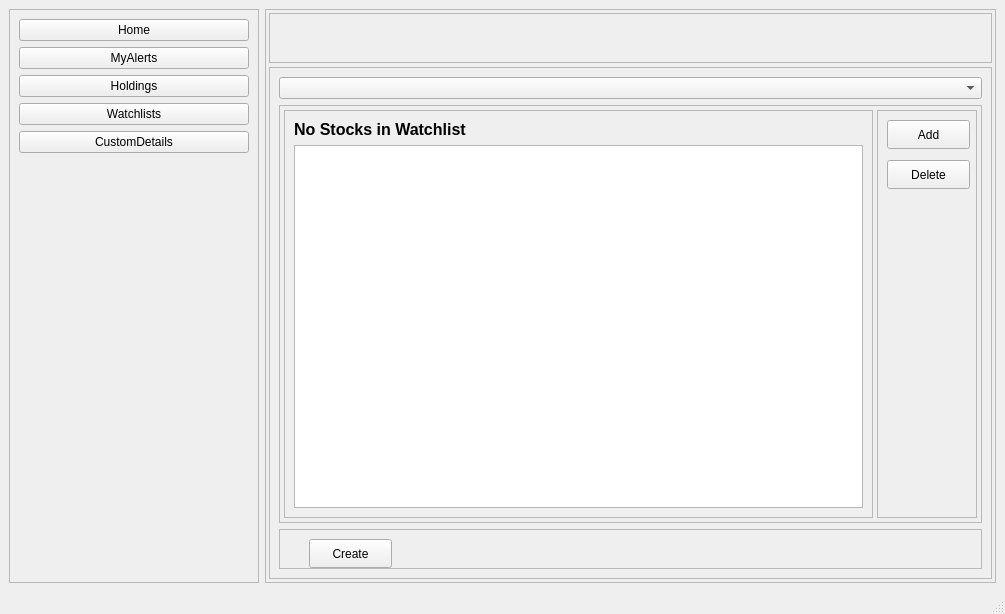
<?xml version="1.0" encoding="UTF-8"?>
<ui version="4.0">
 <class>watchlists</class>
 <widget class="QMainWindow" name="watchlists">
  <property name="geometry">
   <rect>
    <x>0</x>
    <y>0</y>
    <width>1005</width>
    <height>614</height>
   </rect>
  </property>
  <property name="windowTitle">
   <string>MainWindow</string>
  </property>
  <widget class="QWidget" name="centralwidget">
   <layout class="QHBoxLayout" name="horizontalLayout">
    <item>
     <widget class="QFrame" name="frmNavBar">
      <property name="minimumSize">
       <size>
        <width>250</width>
        <height>0</height>
       </size>
      </property>
      <property name="maximumSize">
       <size>
        <width>250</width>
        <height>16777215</height>
       </size>
      </property>
      <property name="frameShape">
       <enum>QFrame::StyledPanel</enum>
      </property>
      <property name="frameShadow">
       <enum>QFrame::Raised</enum>
      </property>
      <layout class="QFormLayout" name="formLayout">
       <item row="1" column="0" colspan="2">
        <widget class="QPushButton" name="btnMyAlerts">
         <property name="text">
          <string>MyAlerts</string>
         </property>
        </widget>
       </item>
       <item row="2" column="0" colspan="2">
        <widget class="QPushButton" name="btnHoldings">
         <property name="text">
          <string>Holdings</string>
         </property>
        </widget>
       </item>
       <item row="4" column="0" colspan="2">
        <widget class="QPushButton" name="btnCustomDetails">
         <property name="text">
          <string>CustomDetails</string>
         </property>
        </widget>
       </item>
       <item row="3" column="0" colspan="2">
        <widget class="QPushButton" name="btnWatchlists">
         <property name="text">
          <string>Watchlists</string>
         </property>
        </widget>
       </item>
       <item row="0" column="0" colspan="2">
        <widget class="QPushButton" name="btnHome">
         <property name="text">
          <string>Home</string>
         </property>
        </widget>
       </item>
      </layout>
     </widget>
    </item>
    <item>
     <widget class="QFrame" name="frame_2">
      <property name="frameShape">
       <enum>QFrame::StyledPanel</enum>
      </property>
      <property name="frameShadow">
       <enum>QFrame::Raised</enum>
      </property>
      <layout class="QVBoxLayout" name="verticalLayout">
       <property name="spacing">
        <number>4</number>
       </property>
       <property name="leftMargin">
        <number>3</number>
       </property>
       <property name="topMargin">
        <number>3</number>
       </property>
       <property name="rightMargin">
        <number>3</number>
       </property>
       <property name="bottomMargin">
        <number>3</number>
       </property>
       <item>
        <widget class="QFrame" name="frame_4">
         <property name="minimumSize">
          <size>
           <width>0</width>
           <height>50</height>
          </size>
         </property>
         <property name="maximumSize">
          <size>
           <width>16777215</width>
           <height>100</height>
          </size>
         </property>
         <property name="frameShape">
          <enum>QFrame::StyledPanel</enum>
         </property>
         <property name="frameShadow">
          <enum>QFrame::Raised</enum>
         </property>
        </widget>
       </item>
       <item>
        <widget class="QFrame" name="frame_3">
         <property name="frameShape">
          <enum>QFrame::StyledPanel</enum>
         </property>
         <property name="frameShadow">
          <enum>QFrame::Raised</enum>
         </property>
         <layout class="QVBoxLayout" name="verticalLayout_2">
          <item>
           <widget class="QComboBox" name="cmbWatchlists"/>
          </item>
          <item>
           <widget class="QFrame" name="frmWLContent">
            <property name="frameShape">
             <enum>QFrame::StyledPanel</enum>
            </property>
            <property name="frameShadow">
             <enum>QFrame::Raised</enum>
            </property>
            <layout class="QHBoxLayout" name="horizontalLayout_2">
             <property name="spacing">
              <number>4</number>
             </property>
             <property name="leftMargin">
              <number>4</number>
             </property>
             <property name="topMargin">
              <number>4</number>
             </property>
             <property name="rightMargin">
              <number>4</number>
             </property>
             <property name="bottomMargin">
              <number>4</number>
             </property>
             <item>
              <widget class="QFrame" name="frame_5">
               <property name="frameShape">
                <enum>QFrame::StyledPanel</enum>
               </property>
               <property name="frameShadow">
                <enum>QFrame::Raised</enum>
               </property>
               <layout class="QVBoxLayout" name="verticalLayout_3">
                <item>
                 <widget class="QLabel" name="lblMsg">
                  <property name="maximumSize">
                   <size>
                    <width>16777215</width>
                    <height>20</height>
                   </size>
                  </property>
                  <property name="font">
                   <font>
                    <pointsize>12</pointsize>
                    <bold>true</bold>
                   </font>
                  </property>
                  <property name="text">
                   <string>No Stocks in Watchlist</string>
                  </property>
                  <property name="wordWrap">
                   <bool>true</bool>
                  </property>
                 </widget>
                </item>
                <item>
                 <widget class="QTableView" name="tbvWatchlist">
                  <property name="selectionMode">
                   <enum>QAbstractItemView::SingleSelection</enum>
                  </property>
                  <property name="selectionBehavior">
                   <enum>QAbstractItemView::SelectRows</enum>
                  </property>
                  <attribute name="verticalHeaderVisible">
                   <bool>false</bool>
                  </attribute>
                 </widget>
                </item>
               </layout>
              </widget>
             </item>
             <item>
              <widget class="QFrame" name="frmWLOperations">
               <property name="minimumSize">
                <size>
                 <width>100</width>
                 <height>0</height>
                </size>
               </property>
               <property name="frameShape">
                <enum>QFrame::StyledPanel</enum>
               </property>
               <property name="frameShadow">
                <enum>QFrame::Raised</enum>
               </property>
               <widget class="QPushButton" name="btnAddToWL">
                <property name="geometry">
                 <rect>
                  <x>10</x>
                  <y>10</y>
                  <width>83</width>
                  <height>29</height>
                 </rect>
                </property>
                <property name="text">
                 <string>Add</string>
                </property>
               </widget>
               <widget class="QPushButton" name="btnDeleteFrmWL">
                <property name="geometry">
                 <rect>
                  <x>10</x>
                  <y>50</y>
                  <width>83</width>
                  <height>29</height>
                 </rect>
                </property>
                <property name="text">
                 <string>Delete</string>
                </property>
               </widget>
              </widget>
             </item>
            </layout>
           </widget>
          </item>
          <item>
           <widget class="QFrame" name="frame_7">
            <property name="minimumSize">
             <size>
              <width>0</width>
              <height>40</height>
             </size>
            </property>
            <property name="frameShape">
             <enum>QFrame::StyledPanel</enum>
            </property>
            <property name="frameShadow">
             <enum>QFrame::Raised</enum>
            </property>
            <widget class="QPushButton" name="btnCreateWL">
             <property name="geometry">
              <rect>
               <x>30</x>
               <y>10</y>
               <width>83</width>
               <height>29</height>
              </rect>
             </property>
             <property name="text">
              <string>Create</string>
             </property>
            </widget>
           </widget>
          </item>
         </layout>
        </widget>
       </item>
      </layout>
     </widget>
    </item>
   </layout>
  </widget>
  <widget class="QMenuBar" name="menubar">
   <property name="geometry">
    <rect>
     <x>0</x>
     <y>0</y>
     <width>1005</width>
     <height>25</height>
    </rect>
   </property>
  </widget>
  <widget class="QStatusBar" name="statusbar"/>
 </widget>
 <resources/>
 <connections/>
</ui>
